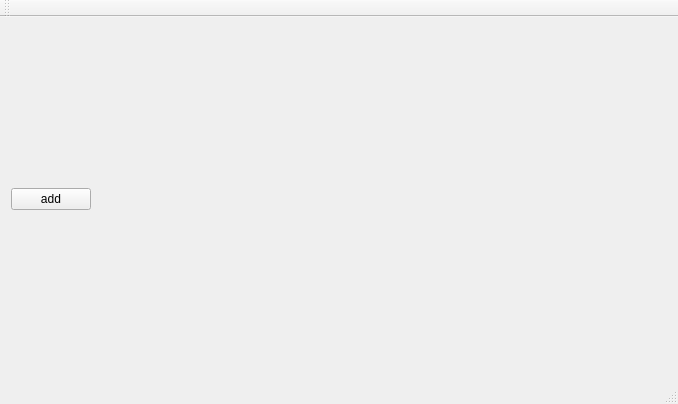
<?xml version="1.0" encoding="UTF-8"?>
<ui version="4.0">
 <class>MainWindow</class>
 <widget class="QMainWindow" name="MainWindow">
  <property name="geometry">
   <rect>
    <x>0</x>
    <y>0</y>
    <width>678</width>
    <height>404</height>
   </rect>
  </property>
  <property name="windowTitle">
   <string>MainWindow</string>
  </property>
  <widget class="QWidget" name="centralWidget">
   <layout class="QHBoxLayout" name="horizontalLayout">
    <item>
     <widget class="QPushButton" name="pushButton">
      <property name="sizePolicy">
       <sizepolicy hsizetype="Fixed" vsizetype="Fixed">
        <horstretch>0</horstretch>
        <verstretch>0</verstretch>
       </sizepolicy>
      </property>
      <property name="sizeIncrement">
       <size>
        <width>0</width>
        <height>0</height>
       </size>
      </property>
      <property name="text">
       <string>add</string>
      </property>
     </widget>
    </item>
    <item>
     <widget class="QWidget" name="widget" native="true"/>
    </item>
   </layout>
  </widget>
  <widget class="QMenuBar" name="menuBar">
   <property name="geometry">
    <rect>
     <x>0</x>
     <y>0</y>
     <width>678</width>
     <height>26</height>
    </rect>
   </property>
  </widget>
  <widget class="QToolBar" name="mainToolBar">
   <attribute name="toolBarArea">
    <enum>TopToolBarArea</enum>
   </attribute>
   <attribute name="toolBarBreak">
    <bool>false</bool>
   </attribute>
  </widget>
  <widget class="QStatusBar" name="statusBar"/>
 </widget>
 <layoutdefault spacing="6" margin="11"/>
 <resources/>
 <connections/>
</ui>
